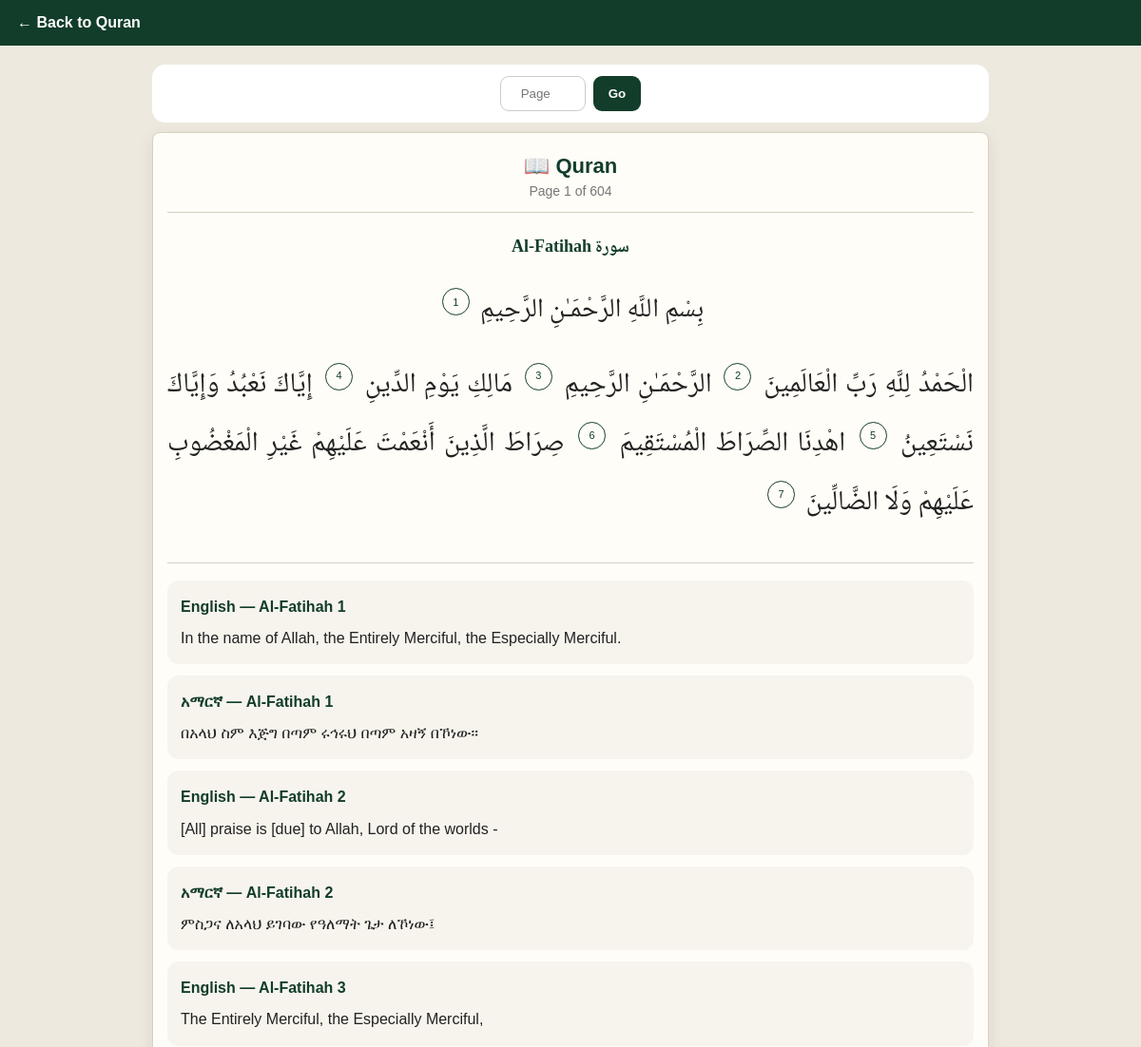
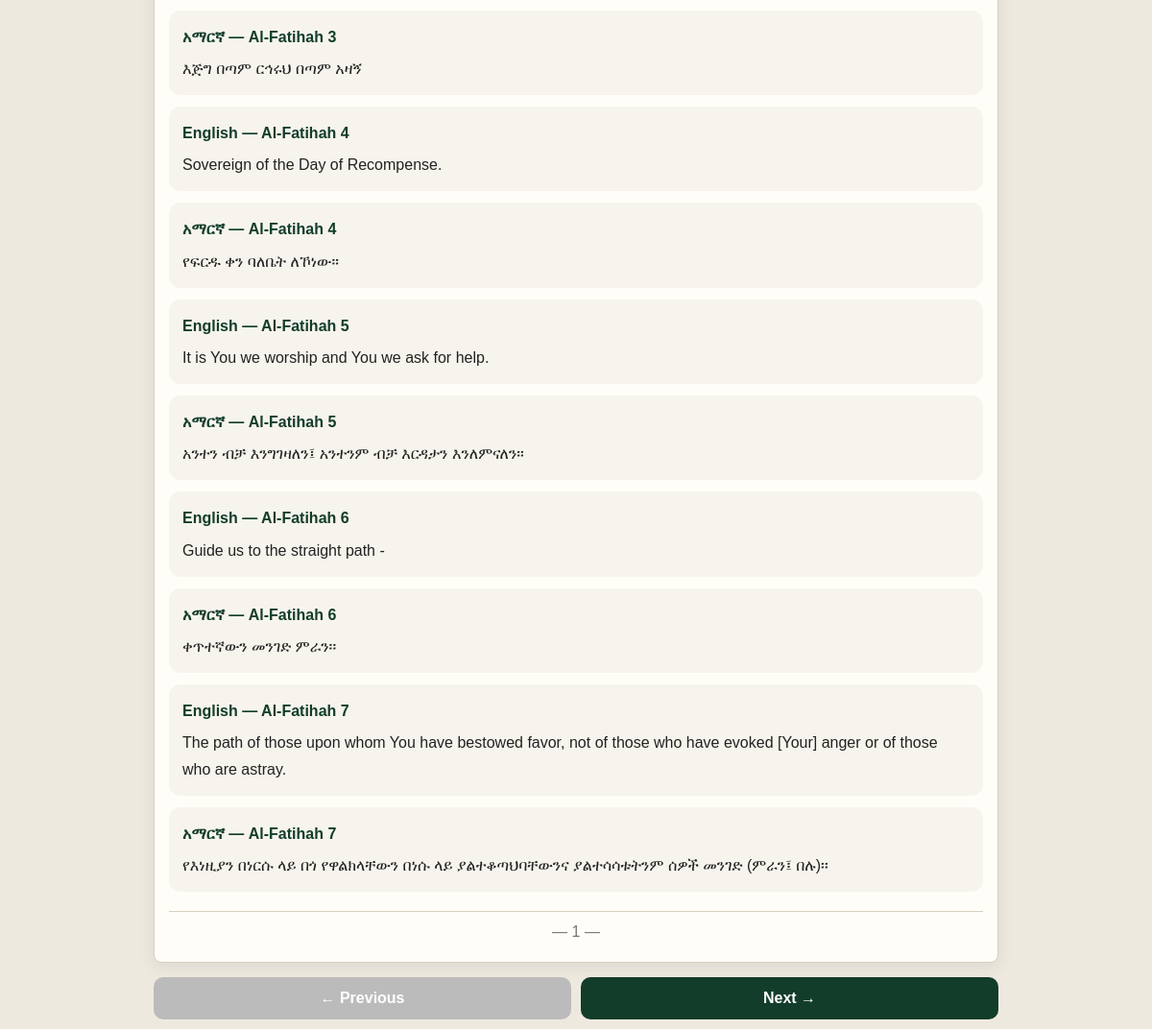
Page /quran/page/1 on the committed database (2 pictures, top to bottom).
### tables this page shows
CREATE TABLE verses (
    id INTEGER PRIMARY KEY AUTOINCREMENT,
    surah_id INTEGER NOT NULL,
    verse_number INTEGER NOT NULL,
    arabic_text TEXT NOT NULL,
    translation_en TEXT,
    translation_am TEXT,
    FOREIGN KEY (surah_id) REFERENCES surahs(id),
    UNIQUE(surah_id, verse_number)
);

CREATE TABLE surahs (
    id INTEGER PRIMARY KEY AUTOINCREMENT,
    number INTEGER UNIQUE NOT NULL,
    name_ar TEXT NOT NULL,
    name_en TEXT NOT NULL,
    name_am TEXT,
    revelation_type TEXT,
    verse_count INTEGER NOT NULL
);

### app.py (the view)
@app.route("/quran/page/<int:page_number>")
def quran_page(page_number):
    if page_number < 1 or page_number > 604:
        return "Quran page not found", 404
    page_mapping = QURAN_PAGE_MAPPING.get(str(page_number), [])
    if not page_mapping:
        return "Quran page data not found", 404
    conn = get_db()
    verses = []
    for item in page_mapping:
        verse = conn.execute("""
            SELECT
                v.id,
                v.surah_id,
                v.verse_number,
                v.arabic_text,
                v.translation_en,
                v.translation_am,
                s.number AS surah_number,
                s.name_en AS surah_name_en
            FROM verses v
            JOIN surahs s ON s.id = v.surah_id
            WHERE s.number = ?
              AND v.verse_number = ?
        """, (item["surah"], item["verse"])).fetchone()
        if verse:
            verses.append(verse)
    conn.close()
    if not verses:
        return "No verses found for this Quran page", 404
    return render_template(
        "quran_page.html",
        verses=verses,
        page_number=page_number,
        total_pages=604
    )

### app.py (called while the page is built)
def get_db():
    conn = sqlite3.connect(DATABASE)
    conn.row_factory = sqlite3.Row
    return conn

### templates/quran_page.html (shortened to what this page needs)
<!DOCTYPE html>
<html lang="en">
<head>
</head>
<body>
<header>
<a href="/quran">← Back to Quran</a>
</header>
<main class="container">
<form class="controls" onsubmit="event.preventDefault();goToPage();">
<input id="pageInput" type="number" min="1" max="{{ total_pages }}" placeholder="Page">
<button type="submit">Go</button>
</form>
<section class="mushaf-page">
<div class="page-top">
<div class="page-title">📖 Quran</div>
<div class="page-count">
Page {{ page_number }} of {{ total_pages }}
</div>
</div>
<div class="quran-text">
{% set current_surah = namespace(id=None) %}
{% for verse in verses %}
{% if current_surah.id != verse['surah_number'] %}
<div class="surah-heading">
سورة {{ verse['surah_name_en'] }}
</div>
{% if verse['surah_number'] != 9 %}
<div class="bismillah">
بِسْمِ اللَّهِ الرَّحْمَـٰنِ الرَّحِيمِ
{% if verse['surah_number'] == 1 %}
<span class="ayah-marker">1</span>
{% endif %}
</div>
{% endif %}
{% set current_surah.id = verse['surah_number'] %}
{% endif %}
<span class="ayah">
{% if verse['verse_number'] == 1 and verse['surah_number'] != 9 %}
{% if verse['surah_number'] == 1 %}
{% else %}
{{ verse['arabic_text'].replace('بِسْمِ اللَّهِ الرَّحْمَـٰنِ الرَّحِيمِ ', '') }}
{% endif %}
{% else %}
{{ verse['arabic_text'] }}
{% endif %}
{% if not (verse['surah_number'] == 1 and verse['verse_number'] == 1) %}
<span class="ayah-marker">{{ verse['verse_number'] }}</span>
{% endif %}
</span>
{% endfor %}
</div>
<div class="translations">
{% for verse in verses %}
{% if verse['translation_en'] %}
<div class="translation">
<div class="translation-title">
English — {{ verse['surah_name_en'] }} {{ verse['verse_number'] }}
</div>
{{ verse['translation_en'] }}
</div>
{% endif %}
{% if verse['translation_am'] %}
<div class="translation">
<div class="translation-title">
አማርኛ — {{ verse['surah_name_en'] }} {{ verse['verse_number'] }}
</div>
{{ verse['translation_am'] }}
</div>
{% endif %}
{% endfor %}
</div>
<div class="page-bottom">
— {{ page_number }} —
</div>
</section>
<nav class="navigation">
{% if page_number > 1 %}
<a class="nav-button" href="/quran/page/{{ page_number - 1 }}">
← Previous
</a>
{% else %}
<span class="nav-button disabled">← Previous</span>
{% endif %}
{% if page_number < total_pages %}
<a class="nav-button" href="/quran/page/{{ page_number + 1 }}">
Next →
</a>
{% else %}
<span class="nav-button disabled">Next →</span>
{% endif %}
</nav>
</main>
</body>
</html>

### templates/quran_page.html (style rules this page uses)
* { box-sizing:border-box }
body { margin:0; background:#eee9df; color:#222; font-family:Arial,sans-serif; }
header { background:#123d2a; padding:15px 18px; }
header a { color:white; text-decoration:none; font-weight:bold; }
.container { max-width:900px; margin:auto; padding:10px; }
.controls { background:white; padding:12px; margin:10px 0; border-radius:14px; display:flex; justify-content:center; gap:8px; }
.controls input { width:90px; padding:10px; border:1px solid #ccc; border-radius:9px; text-align:center; }
.controls button { background:#123d2a; color:white; border:0; border-radius:9px; padding:10px 16px; font-weight:bold; }
.mushaf-page { background:#fffdf7; border:1px solid #d8d0c0; border-radius:8px; padding:22px 15px; box-shadow:0 4px 18px rgba(0,0,0,.08); }
.page-top { text-align:center; border-bottom:1px solid #d8d0c0; padding-bottom:14px; margin-bottom:18px; }
.page-title { font-size:22px; font-weight:bold; color:#123d2a; }
.page-count { color:#777; margin-top:5px; font-size:14px; }
.surah-heading { text-align:center; margin:18px 0 12px; color:#123d2a; font-weight:bold; font-size:18px; }
.bismillah { direction:rtl; text-align:center; font-family:"Noto Naskh Arabic","Amiri","Traditional Arabic",serif; font-size:28px; line-height:2; margin:18px 0 20px; }
.quran-text { direction:rtl; text-align:justify; font-family:"Noto Naskh Arabic","Amiri","Traditional Arabic",serif; font-size:29px; line-height:2.15; }
.ayah { display:inline; }
.ayah-marker { display:inline-flex; align-items:center; justify-content:center; width:29px; height:29px; margin:0 5px; border:1px solid #123d2a; border-radius:50%; color:#123d2a; font-size:11px; font-family:Arial,sans-serif; vertical-align:middle; direction:ltr; }
.translations { margin-top:30px; border-top:1px solid #d8d0c0; padding-top:18px; }
.translation { background:#f7f4ed; border-radius:12px; padding:14px; margin-bottom:12px; line-height:1.7; }
.translation-title { font-weight:bold; color:#123d2a; margin-bottom:6px; }
.navigation { display:flex; gap:10px; margin-top:15px; }
.nav-button { flex:1; text-align:center; padding:13px; background:#123d2a; color:white; text-decoration:none; border-radius:10px; font-weight:bold; }
.disabled { background:#bbb; }
.page-bottom { text-align:center; margin-top:20px; padding-top:12px; border-top:1px solid #d8d0c0; color:#777; }

### rows in the picture
verses: surah_name_en "Al-Fatihah", shows "بِسْمِ اللَّهِ الرَّحْمَـٰنِ الرَّحِيمِ", shows "1", verse_number "1", translation_en "In the name of Allah, the Entirely Merciful, the Especially Merciful.", translation_am "በአላህ ስም እጅግ በጣም ሩኅሩህ በጣም አዛኝ በኾነው፡፡"
verses: arabic_text "الْحَمْدُ لِلَّهِ رَبِّ الْعَالَمِينَ", verse_number "2", surah_name_en "Al-Fatihah", translation_en "[All] praise is [due] to Allah, Lord of the worlds -", translation_am "ምስጋና ለአላህ ይገባው የዓለማት ጌታ ለኾነው፤"
verses: arabic_text "الرَّحْمَـٰنِ الرَّحِيمِ", verse_number "3", surah_name_en "Al-Fatihah", translation_en "The Entirely Merciful, the Especially Merciful,", translation_am "እጅግ በጣም ርኅሩህ በጣም አዛኝ"
verses: arabic_text "مَالِكِ يَوْمِ الدِّينِ", verse_number "4", surah_name_en "Al-Fatihah", translation_en "Sovereign of the Day of Recompense.", translation_am "የፍርዱ ቀን ባለቤት ለኾነው፡፡"
verses: arabic_text "إِيَّاكَ نَعْبُدُ وَإِيَّاكَ نَسْتَعِينُ", verse_number "5", surah_name_en "Al-Fatihah", translation_en "It is You we worship and You we ask for help.", translation_am "አንተን ብቻ እንግገዛለን፤ አንተንም ብቻ እርዳታን እንለምናለን፡፡"
verses: arabic_text "اهْدِنَا الصِّرَاطَ الْمُسْتَقِيمَ", verse_number "6", surah_name_en "Al-Fatihah", translation_en "Guide us to the straight path -", translation_am "ቀጥተኛውን መንገድ ምራን፡፡"
verses: arabic_text "صِرَاطَ الَّذِينَ أَنْعَمْتَ عَلَيْهِمْ غَيْرِ الْمَغْضُوبِ عَلَيْهِمْ وَلَا الضَّالِّينَ", verse_number "7", surah_name_en "Al-Fatihah", translation_en "The path of those upon whom You have bestowed favor, not of those who have evoked [Your] anger or of those who are astray.", translation_am "የእነዚያን በነርሱ ላይ በጎ የዋልክላቸውን በነሱ ላይ ያልተቆጣህባቸውንና ያልተሳሳቱትንም ሰዎች መንገድ (ምራን፤ በሉ)፡፡"

### other values in the picture
{{ page_number }} "1"
{{ total_pages }} "604"
